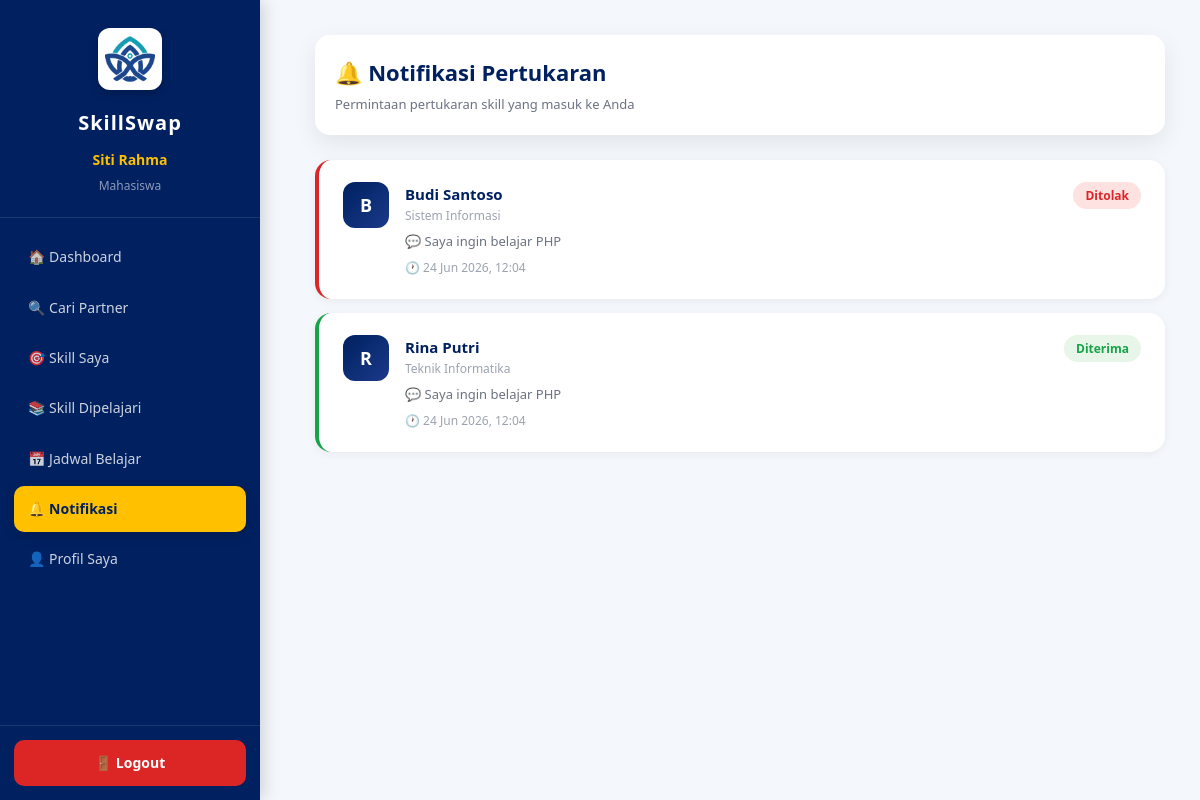
Screenshot of /mahasiswa/notifikasi.php (signed in) with the database file from the repository.
### tables this page shows
CREATE TABLE `permintaan_pertukaran` (
  `id_pertukaran` int(11) NOT NULL,
  `pengirim` int(11) NOT NULL,
  `penerima` int(11) NOT NULL,
  `pesan` text DEFAULT NULL,
  `status` enum('Menunggu','Diterima','Ditolak') DEFAULT 'Menunggu',
  `tanggal_pengajuan` timestamp NOT NULL DEFAULT current_timestamp()
);

CREATE TABLE `pengguna` (
  `id_pengguna` int(11) NOT NULL,
  `nama_lengkap` varchar(100) NOT NULL,
  `nim` varchar(20) NOT NULL,
  `email` varchar(100) NOT NULL,
  `kata_sandi` varchar(255) NOT NULL,
  `fakultas` varchar(100) DEFAULT NULL,
  `program_studi` varchar(100) DEFAULT NULL,
  `foto` varchar(255) DEFAULT NULL,
  `level` enum('admin','mahasiswa') DEFAULT 'mahasiswa',
  `tanggal_daftar` timestamp NOT NULL DEFAULT current_timestamp()
);

### config/koneksi.php (called while the page is built, shortened)
<?php
$host = "localhost";
$user = "root";
$pass = "";
$db   = "skillswap_kampus";
$koneksi = mysqli_connect($host, $user, $pass, $db);
mysqli_set_charset($koneksi, "utf8mb4");
function db_query($sql, $types = "", ...$params) {
    global $koneksi;
    $stmt = mysqli_prepare($koneksi, $sql);
    if ($types && $params) {
        mysqli_stmt_bind_param($stmt, $types, ...$params);
    }
    mysqli_stmt_execute($stmt);
    $result = mysqli_stmt_get_result($stmt);
    return $result;
}
?>

### mahasiswa/notifikasi.php (the view, shortened to what this page needs)
<?php
include "../config/koneksi.php";
$id = (int)$_SESSION['id_pengguna'];
$data = db_query(
    "SELECT p.id_pertukaran, u.nama_lengkap, u.program_studi, p.status, p.pesan, p.tanggal_pengajuan
     FROM permintaan_pertukaran p
     JOIN pengguna u ON p.pengirim = u.id_pengguna
     WHERE p.penerima = ?
     ORDER BY p.id_pertukaran DESC",
    "i", $id
);
?>
<!DOCTYPE html>
<html lang="id">
<head>
<link rel="stylesheet" href="../assets/css/style.css">
</head>
<body>
<?php include "sidebar_mahasiswa.php"; ?>
<div class="main-content">
    <div class="topbar" style="display:flex; justify-content:space-between; align-items:center;">
        <div>
            <h1 style="font-size:22px; color:var(--navy); margin:0;">🔔 Notifikasi Pertukaran</h1>
            <p style="color:#6b7280; font-size:13px; margin:4px 0 0;">Permintaan pertukaran skill yang masuk ke Anda</p>
        </div>
    </div>
    <?php
    $rows = [];
    while ($row = mysqli_fetch_assoc($data)) $rows[] = $row;
    if (empty($rows)):
    ?>
    <div style="text-align:center; padding:60px 20px; color:#9ca3af;">
        <div style="font-size:48px; margin-bottom:12px;">📭</div>
        <p style="font-size:16px; font-weight:600;">Belum ada notifikasi</p>
        <p style="font-size:14px;">Permintaan pertukaran skill akan muncul di sini</p>
    </div>
    <?php else: foreach ($rows as $row): ?>
    <div class="notif-item <?= strtolower($row['status']); ?>">
        <div class="notif-avatar"><?= strtoupper(substr($row['nama_lengkap'], 0, 1)); ?></div>
        <div class="notif-body">
            <div style="display:flex; justify-content:space-between; align-items:flex-start;">
                <div>
                    <div class="notif-name"><?= htmlspecialchars($row['nama_lengkap']); ?></div>
                    <div class="notif-prodi"><?= htmlspecialchars($row['program_studi']); ?></div>
                </div>
                <span class="badge-<?= strtolower($row['status']); ?>"><?= $row['status']; ?></span>
            </div>
            <div class="notif-pesan">💬 <?= htmlspecialchars($row['pesan']); ?></div>
            <div class="notif-date">🕐 <?= date('d M Y, H:i', strtotime($row['tanggal_pengajuan'])); ?></div>
        </div>
    </div>
    <?php endforeach; endif; ?>
</div>
</body>
</html>

### assets/css/style.css (style rules this page uses)
* { margin:0; padding:0; box-sizing:border-box; font-family:'Segoe UI',sans-serif; }
:root { --navy:#002060; --gold:#FFC000; --white:#ffffff; --bg:#f4f7fc; --success:#16a34a; --danger:#dc2626; --warning:#f59e0b; --shadow: 0 8px 25px rgba(0,0,0,.08); }
html { scroll-behavior:smooth; }
body { background:var(--bg); color:#333; overflow-x:hidden; line-height:1.6; }
.main-content { margin-left:280px; padding:35px; }
.topbar { background:white; padding:20px; border-radius:15px; margin-bottom:25px; box-shadow:var(--shadow); }

### mahasiswa/notifikasi.php (style rules this page uses)
.notif-item { background: white; border-radius: 16px; padding: 22px 24px; margin-bottom: 14px; box-shadow: 0 2px 10px rgba(0,0,0,.06); border-left: 4px solid #e5e7eb; display: flex; align-items: flex-start; gap: 16px; }
.notif-item.diterima { border-left-color: #16a34a; }
.notif-item.ditolak { border-left-color: #dc2626; }
.notif-avatar { width: 46px; height: 46px; background: linear-gradient(135deg, var(--navy), #1a3a8a); border-radius: 12px; display: flex; align-items: center; justify-content: center; color: white; font-weight: 700; font-size: 18px; flex-shrink: 0; }
.notif-body { flex: 1; }
.notif-name { font-weight: 700; color: var(--navy); font-size: 15px; }
.notif-prodi { font-size: 12px; color: #9ca3af; }
.notif-pesan { font-size: 13px; color: #6b7280; margin: 6px 0; }
.notif-date { font-size: 12px; color: #9ca3af; }
.badge-diterima { background:#e8f5e9; color:#16a34a; padding:4px 12px; border-radius:20px; font-size:12px; font-weight:600; }
.badge-ditolak { background:#fee2e2; color:#dc2626; padding:4px 12px; border-radius:20px; font-size:12px; font-weight:600; }

### rows the page displays
permintaan_pertukaran: pengirim.nama_lengkap "B", pengirim.nama_lengkap "Budi Santoso", pengirim.program_studi "Sistem Informasi", status "Ditolak", pesan "Saya ingin belajar PHP", tanggal_pengajuan "24 Jun 2026, 12:04"
permintaan_pertukaran: pengirim.nama_lengkap "R", pengirim.nama_lengkap "Rina Putri", pengirim.program_studi "Teknik Informatika", status "Diterima", pesan "Saya ingin belajar PHP", tanggal_pengajuan "24 Jun 2026, 12:04"

### other values shown
$_SESSION['nama'] "Siti Rahma"
